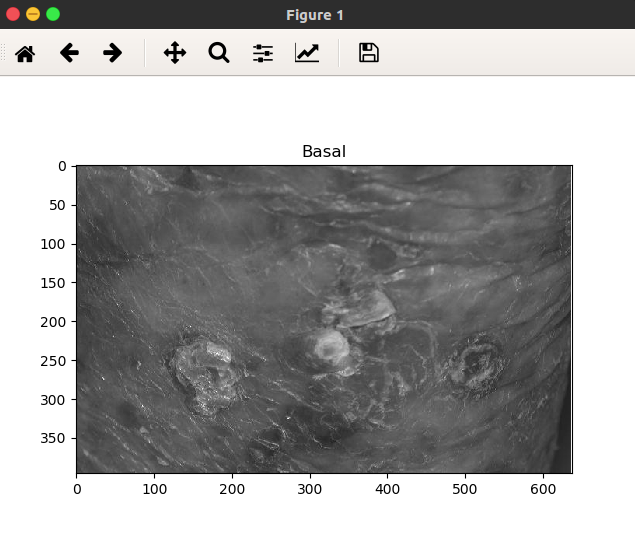
#> input picture Predictions/Basal1.png, 635 x 550 px, given as the content of the folder Predictions/Basal1.pngBasal1.png, which was not available
$ python Bag.py --train_path Predictions/Basal1.png --test_path Predictions/Basal1.png
#> lines starting #> are read from the running program, lines starting #| are printed output that depends on the picture; pictures that were not available may be replaced by others from this repository, and a replacement may not be noted
### helpers.py
#!/usr/bin/env python3
# -*- coding: utf-8 -*-
"""
Created on Mon Oct 30 17:48:49 2017

@author: abhilasha
"""

import cv2
import numpy as np
from glob import glob
from sklearn.cluster import KMeans
from sklearn.svm import SVC
from sklearn.preprocessing import StandardScaler
from matplotlib import pyplot as plt

class ImageHelpers:
	def __init__(self):
		self.sift_object = cv2.xfeatures2d.SIFT_create()

	def gray(self, image):
		gray = cv2.cvtColor(image, cv2.COLOR_BGR2GRAY)
		return gray

	def features(self, image):
		keypoints, descriptors = self.sift_object.detectAndCompute(image, None)
		return [keypoints, descriptors]


class BOVHelpers:
	def __init__(self, n_clusters = 20):
		self.n_clusters = n_clusters
		self.kmeans_obj = KMeans(n_clusters = n_clusters)
		self.kmeans_ret = None
		self.descriptor_vstack = None
		self.mega_histogram = None
		self.clf  = SVC()

	def cluster(self):
		"""
		cluster using KMeans algorithm,

		"""
		self.kmeans_ret = self.kmeans_obj.fit_predict(self.descriptor_vstack)

	def developVocabulary(self,n_images, descriptor_list, kmeans_ret = None):

		"""
		Each cluster denotes a particular visual word
		Every image can be represeted as a combination of multiple
		visual words. The best method is to generate a sparse histogram
		that contains the frequency of occurence of each visual word

		Thus the vocabulary comprises of a set of histograms of encompassing
		all descriptions for all images

		"""

		self.mega_histogram = np.array([np.zeros(self.n_clusters) for i in range(n_images)])
		old_count = 0
		for i in range(n_images):
			l = len(descriptor_list[i])
			for j in range(l):
				if kmeans_ret is None:
					idx = self.kmeans_ret[old_count+j]
				else:
					idx = kmeans_ret[old_count+j]
				self.mega_histogram[i][idx] += 1
			old_count += l
		print("Vocabulary Histogram Generated")

	def standardize(self, std=None):
		"""

		standardize is required to normalize the distribution
		wrt sample size and features. If not normalized, the classifier may become
		biased due to steep variances.

		"""
		if std is None:
			self.scale = StandardScaler().fit(self.mega_histogram)
			self.mega_histogram = self.scale.transform(self.mega_histogram)
		else:
			print("STD not none. External STD supplied")
			self.mega_histogram = std.transform(self.mega_histogram)

	def formatND(self, l):
		"""
		restructures list into vstack array of shape
		M samples x N features for sklearn

		"""
		vStack = np.array(l[0])
		for remaining in l:
			vStack = np.vstack((vStack, remaining))
		self.descriptor_vstack = vStack.copy()
		return vStack

	def train(self, train_labels):
		"""
		uses sklearn.svm.SVC classifier (SVM)


		"""
		print ("Training SVM")
		print (self.clf)
		print ("Train labels", train_labels)#Each of the samples when geneating features has its training labels; generated with clusters
		self.clf.fit(self.mega_histogram, train_labels)
		print ("Training completed")

	def predict(self, iplist):
		predictions = self.clf.predict(iplist)
		return predictions

	def plotHist(self, vocabulary = None):
		print ("Plotting histogram")
		if vocabulary is None:
			vocabulary = self.mega_histogram

		x_scalar = np.arange(self.n_clusters)
		y_scalar = np.array([abs(np.sum(vocabulary[:,h], dtype=np.int32)) for h in range(self.n_clusters)])

		print( y_scalar)

		plt.bar(x_scalar, y_scalar)
		plt.xlabel("Visual Word Index")
		plt.ylabel("Frequency")
		plt.title("Complete Vocabulary Generated")
		plt.xticks(x_scalar + 0.4, x_scalar)
		plt.show()

class FileHelpers:

	def __init__(self):
		pass

	def getFiles(self, path):
		"""
		- returns  a dictionary of all files
		having key => value as  objectname => image path

		- returns total number of files.

		"""
		imlist = {}
		count = 0
		for each in glob(path + "*"):
			word = each.split("/")[-1]
			print( " #### Reading image category ", word, " ##### ")
			imlist[word] = []
			for imagefile in glob(path+word+"/*"):
				print ("Reading file ", imagefile)
				im = cv2.imread(imagefile, 0)
				imlist[word].append(im)
				count +=1

		return [imlist, count]

### Bag.py
#!/usr/bin/env python3
# -*- coding: utf-8 -*-
"""
Created on Mon Oct 30 17:48:49 2017

@author: abhilasha
"""

import cv2
import numpy as np
from glob import glob
import argparse
from helpers import *
from matplotlib import pyplot as plt
import numpy as np


class BOV:
    def __init__(self, no_clusters):
        self.no_clusters = no_clusters
        self.train_path = None
        self.test_path = None
        self.im_helper = ImageHelpers()
        self.bov_helper = BOVHelpers(no_clusters)
        self.file_helper = FileHelpers()
        self.images = None
        self.trainImageCount = 0
        self.train_labels = np.array([])
        self.name_dict = {}
        self.descriptor_list = []

    def trainModel(self):
        """
        This method contains the entire module
        required for training the bag of visual words model

        Use of helper functions will be extensive.

        """


        # read file. prepare file lists.
        self.images, self.trainImageCount = self.file_helper.getFiles(self.train_path)
        # extract SIFT Features from each image
        label_count = 0
        for word, imlist in self.images.items():
            self.name_dict[str(label_count)] = word
            print ("Computing Features for ", word)
            for im in imlist:
                # cv2.imshow("im", im)
                # cv2.waitKey()
                self.train_labels = np.append(self.train_labels, label_count)
                kp, des = self.im_helper.features(im)
                self.descriptor_list.append(des)

            label_count += 1
#> this loop made 1 pass
#> label_count on pass 1: 1
#> after the loop, label_count = 1; self.descriptor_list = 1 item; self.name_dict = {'0': 'Basal1.png'}


        # perform clustering
        bov_descriptor_stack = self.bov_helper.formatND(self.descriptor_list)
#> in formatND, `vStack = np.array(l[0])`:
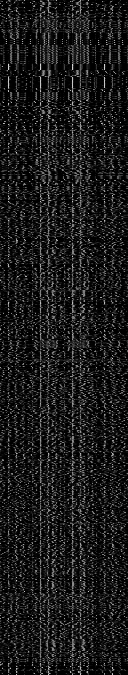
#> vStack: shape (675, 128) float32; min 0, max 216, mean 26.6
#> the loop in formatND, `for remaining in l:` made 1 pass
#> pass 1, in formatND, `vStack = np.vstack((vStack, remaining))`:
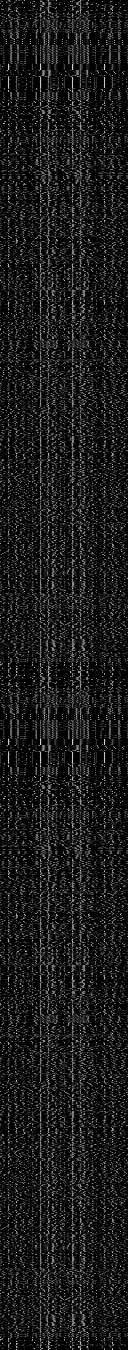
#> vStack: shape (1350, 128) float32; min 0, max 216, mean 26.6
        self.bov_helper.cluster()
#> in cluster, `self.kmeans_ret = self.kmeans_obj.fit_predict(self.descriptor_vstack)`: self.kmeans_ret = 1350 values, max 99 at index 6, min 0 at index 8, mean 44.34
        self.bov_helper.developVocabulary(n_images = self.trainImageCount, descriptor_list=self.descriptor_list)
#> the loop in developVocabulary, `for i in range(n_images):` made 1 pass
#> (l, old_count) on pass 1: (675, 675)
#> after the loop in developVocabulary, `for i in range(n_images):`: old_count = 675

        # show vocabulary trained
        self.bov_helper.plotHist()
#> in plotHist, `y_scalar = np.array([abs(np.sum(vocabulary[:,h], dtype=np.int32)) for ..`: y_scalar = 100 values, max 33 at index 0, min 1 at index 97, mean 6.75
#| [33  3  3 10  9 10  8  9 13  6  7 18  6 10  5  6  2  5  6  2  4  7  9  3
#|  16 16 12 11  2  4  5  7 11  4  7  4 11 12  8  4  4  8  4 13  3  4  7  7
#|   3  3  6  2  5 10  3  8  7  4  8  5  5  6  6  3  5  4  6  9  9  5  3 10
#|   4  7 10  4 10  4  7  9  7  4  8  3  5  3  6 12  2  3  5  4  9  3  6  9
#|   3  1 11  3]
#> in plotHist, `plt.show()`:
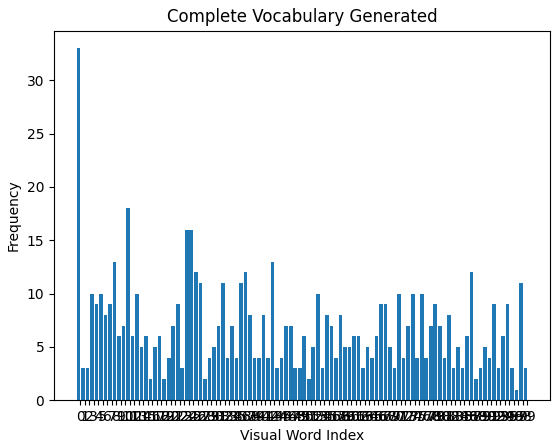
#> figure drawn by matplotlib, 1 panel; tallest bar 33 high, from x = -0.4 to 0.4


        self.bov_helper.standardize()
        self.bov_helper.train(self.train_labels)


    # [64 lines left out: functions recognize, testModel, not called in this run]


    def print_vars(self):
        pass


if __name__ == '__main__':

    # parse cmd args
    parser = argparse.ArgumentParser(
            description=" Bag of visual words example"
        )
    parser.add_argument('--train_path', action="store", dest="train_path", required=True)
    parser.add_argument('--test_path', action="store", dest="test_path", required=True)

    args =  vars(parser.parse_args())
    # print args


    bov = BOV(no_clusters=100)

    # set training paths
    bov.train_path = args['train_path']
    # set testing paths
    bov.test_path = args['test_path']
    # train the model
#> (the run stopped early here; a loop or call above may not have finished)
